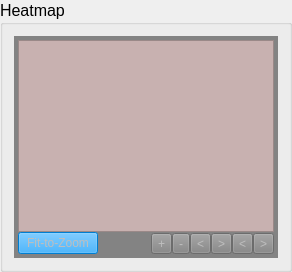
                <widget class="QGroupBox" name="heatmap_data2">
                 <property name="font">
                  <font>
                   <pointsize>12</pointsize>
                   <bold>false</bold>
                  </font>
                 </property>
                 <property name="title">
                  <string>Heatmap</string>
                 </property>
                 <layout class="QGridLayout" name="gridLayout_93">
                  <item row="0" column="1">
                   <widget class="QFrame" name="frame_29">
                    <property name="enabled">
                     <bool>true</bool>
                    </property>
                    <property name="minimumSize">
                     <size>
                      <width>0</width>
                      <height>200</height>
                     </size>
                    </property>
                    <property name="styleSheet">
                     <string notr="true">border-color: rgb(170, 170, 170);
background-color: rgb(131, 131, 131);
</string>
                    </property>
                    <property name="frameShape">
                     <enum>QFrame::NoFrame</enum>
                    </property>
                    <layout class="QGridLayout" name="gridLayout_94">
                     <property name="leftMargin">
                      <number>4</number>
                     </property>
                     <property name="topMargin">
                      <number>4</number>
                     </property>
                     <property name="rightMargin">
                      <number>4</number>
                     </property>
                     <property name="bottomMargin">
                      <number>4</number>
                     </property>
                     <property name="spacing">
                      <number>0</number>
                     </property>
                     <item row="2" column="7">
                      <layout class="QHBoxLayout" name="horizontalLayout_27">
                       <item>
                        <widget class="QToolButton" name="go_down_data23">
                         <property name="enabled">
                          <bool>false</bool>
                         </property>
                         <property name="text">
                          <string>&lt;</string>
                         </property>
                         <property name="icon">
                          <iconset theme="QIcon::ThemeIcon::GoDown"/>
                         </property>
                        </widget>
                       </item>
                       <item>
                        <widget class="QToolButton" name="go_up_data23">
                         <property name="enabled">
                          <bool>false</bool>
                         </property>
                         <property name="text">
                          <string>&gt;</string>
                         </property>
                         <property name="icon">
                          <iconset theme="QIcon::ThemeIcon::GoUp"/>
                         </property>
                        </widget>
                       </item>
                       <item>
                        <widget class="QToolButton" name="go_left_data23">
                         <property name="enabled">
                          <bool>false</bool>
                         </property>
                         <property name="text">
                          <string>&lt;</string>
                         </property>
                        </widget>
                       </item>
                       <item>
                        <widget class="QToolButton" name="go_right_data23">
                         <property name="enabled">
                          <bool>false</bool>
                         </property>
                         <property name="text">
                          <string>&gt;</string>
                         </property>
                        </widget>
                       </item>
                      </layout>
                     </item>
                     <item row="0" column="0" colspan="8">
                      <widget class="QVTKRenderWindowInteractor" name="vtkWidget_data23">
                       <property name="enabled">
                        <bool>true</bool>
                       </property>
                       <property name="styleSheet">
                        <string notr="true">background-color: rgb(200, 177, 176);</string>
                       </property>
                      </widget>
                     </item>
                     <item row="1" column="0" rowspan="2">
                      <widget class="QPushButton" name="fit_to_zoom_data23">
                       <property name="enabled">
                        <bool>false</bool>
                       </property>
                       <property name="styleSheet">
                        <string notr="true">
background-color: rgb(0, 153, 255);</string>
                       </property>
                       <property name="text">
                        <string>Fit-to-Zoom</string>
                       </property>
                       <property name="autoDefault">
                        <bool>false</bool>
                       </property>
                       <property name="default">
                        <bool>false</bool>
                       </property>
                       <property name="flat">
                        <bool>false</bool>
                       </property>
                      </widget>
                     </item>
                     <item row="2" column="6">
                      <layout class="QHBoxLayout" name="horizontalLayout_28">
                       <item>
                        <widget class="QToolButton" name="zoom_in_data23">
                         <property name="enabled">
                          <bool>false</bool>
                         </property>
                         <property name="text">
                          <string>+</string>
                         </property>
                         <property name="iconSize">
                          <size>
                           <width>14</width>
                           <height>16</height>
                          </size>
                         </property>
                        </widget>
                       </item>
                       <item>
                        <widget class="QToolButton" name="zoom_out_data23">
                         <property name="enabled">
                          <bool>false</bool>
                         </property>
                         <property name="text">
                          <string>-</string>
                         </property>
                        </widget>
                       </item>
                      </layout>
                     </item>
                    </layout>
                   </widget>
                  </item>
                 </layout>
                </widget>
